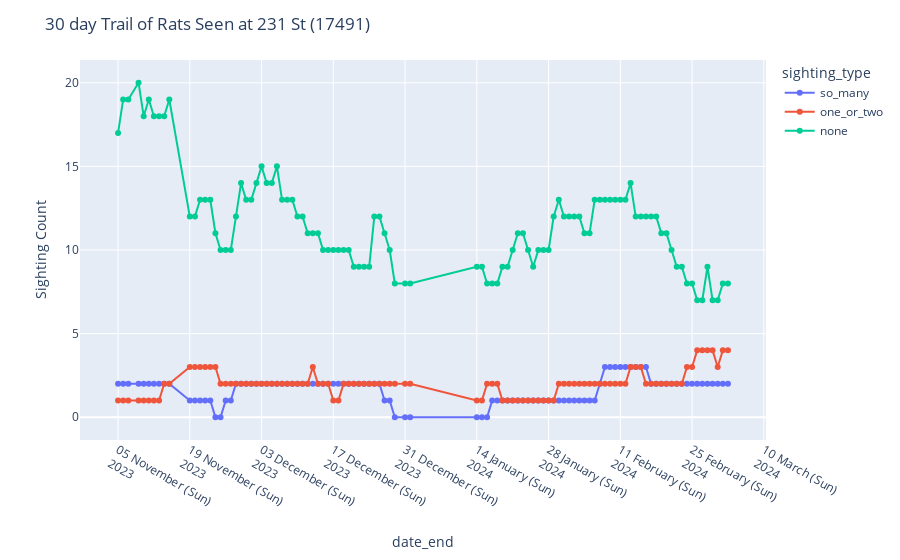

Notebook cell for this chart:
### Code cell
def plot_station_trend(station_name, station_id=None):
    if not station_id:
        station_id = stations_df[stations_df["station_name"] == station_name][
            "station_id"
        ].values
        if len(station_id) > 1:
            print(
                "Station name conflict, this station requires a specific ID due to duplicate names"
            )
            return

    station_data = sightings_df[sightings_df["station_id"] == station_id[0]]
    melted_data = station_data.melt(
        ["station_id", "date_start", "date_end"],
        var_name="sighting_type",
        value_vars=["so_many", "one_or_two", "none"],
    )

    fig = px.line(
        melted_data, x="date_end", y="value", color="sighting_type", markers=True
    )
    fig.update_layout(
        title=f"30 day Trail of Rats Seen at {station_name} ({station_id[0]})",
        xaxis_tickformat="%d %B (%a)<br>%Y",
        yaxis_title="Sighting Count",
    )
    fig.show()

    print(pio.to_html(fig, include_plotlyjs=False))


plot_station_trend("231 St")
